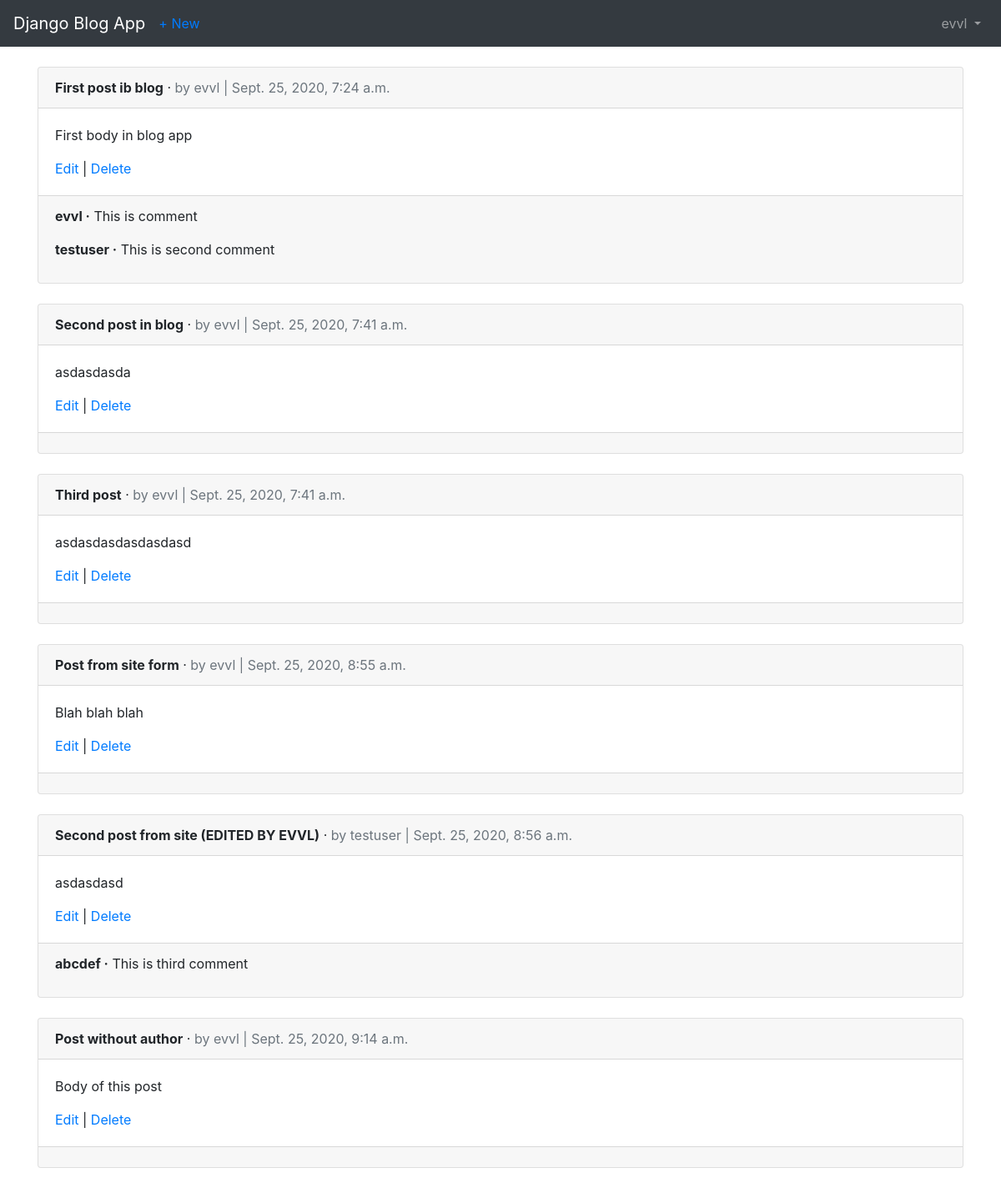
The app's page /posts/ (signed in) with its own data.
### users/models.py (models this page shows)
class CustomUser(AbstractUser):
    age = models.PositiveIntegerField(null=True, blank=True)

### posts/models.py (models this page shows, shortened)
class Post(models.Model):
    title = models.CharField(max_length=256)
    body = models.TextField()
    date = models.DateTimeField(auto_now_add=True)
    author = models.ForeignKey(
        get_user_model(), #'users.NewCustomUser'
        on_delete=models.CASCADE,
    )

class Comment(models.Model):
    post = models.ForeignKey(
        Post,
        on_delete=models.CASCADE,
        related_name='comments',
    )
    comment = models.CharField(max_length=140)
    author =  models.ForeignKey(
        get_user_model(), #'users.NewCustomUser'
        on_delete=models.CASCADE,
    )
    def __str__(self):
        return self.comment

### posts/views.py (the view)
# urls.py: path('', PostListView.as_view(), name='post_list'),
class PostListView(LoginRequiredMixin, ListView):
    model = Post
    template_name = 'post_list.html'
    context_object_name = 'post_list'
    login_url = 'login'

### templates/post_list.html (shortened to what this page needs)
{% extends 'base.html' %}
{% block content %}
    {% for post in post_list %}
        <div class="card">
            <div class="card-header">
                <span class="font-weight-bold">{{post.title}}</span> &middot;
                <span class="text-muted">by {{post.author}} |
                {{post.date}}</span>
            </div>
            <div class="card-body">
                <p>{{post.body}}</p>
                <a href="{% url 'post_edit' post.pk %}">Edit</a>
                |
                <a href="{% url 'post_delete' post.pk%}">Delete</a>
            </div>
            <div class="card-footer">
                {% for comment in post.comments.all %}
                <p>
                    <span class="font-weight-bold">{{comment.author}} &middot;</span>
                    {{comment}}
                </p>
                {% endfor %}
            </div>
        </div>
        <br/>
    {% endfor %}
{% endblock content %}

### templates/base.html (shortened to what this page needs)
<!doctype html>
<html lang="en">
<head>
<link rel="stylesheet"
href="https://stackpath.bootstrapcdn.com/bootstrap/4.1.3/css/\
bootstrap.min.css"
integrity="sha384-MCw98/SFnGE8fJT3GXwEOngsV7Zt27NXFoaoApmYm81i\
uXoPkFOJwJ8ERdknLPMO"
crossorigin="anonymous">
</head>
<body>
<nav class="navbar navbar-expand-md navbar-dark bg-dark mb-4">
  <a class="navbar-brand" href="{% url 'home' %}">Django Blog App</a>
    {% if user.is_authenticated %}
      <ul class="navbar-nav mr-auto">
        <li class="nav-item">
          <a href="{% url 'post_new' %}">
            + New
          </a>
        </li>
      </ul>
    {% endif %}
<div class="collapse navbar-collapse" id="navbarCollapse">
{% if user.is_authenticated %}
<ul class="navbar-nav ml-auto">
<li class="nav-item">
<a class="nav-link dropdown-toggle" href="#" id="userMenu"
data-toggle="dropdown" aria-haspopup="true"
aria-expanded="false">
{{ user.username }}
</a>
</li>
</ul>
{% endif %}
</div>
</nav>
<div class="container">
{% block content %}
{% endblock content %}
</div>
</body>
</html>

### records on screen
CustomUser: username "evvl"
Post: title "First post ib blog", author "evvl", date "Sept. 25, 2020, 7:24 a.m.", body "First body in blog app"
Comment: author "evvl", comment "This is comment"
Comment: author "testuser", comment "This is second comment"
Post: title "Second post in blog", author "evvl", date "Sept. 25, 2020, 7:41 a.m.", body "asdasdasda"
Post: title "Third post", author "evvl", date "Sept. 25, 2020, 7:41 a.m.", body "asdasdasdasdasdasd"
Post: title "Post from site form", author "evvl", date "Sept. 25, 2020, 8:55 a.m.", body "Blah blah blah"
Post: title "Second post from site (EDITED BY EVVL)", author "testuser", date "Sept. 25, 2020, 8:56 a.m.", body "asdasdasd"
Comment: author "abcdef", comment "This is third comment"
Post: title "Post without author", author "evvl", date "Sept. 25, 2020, 9:14 a.m.", body "Body of this post"
